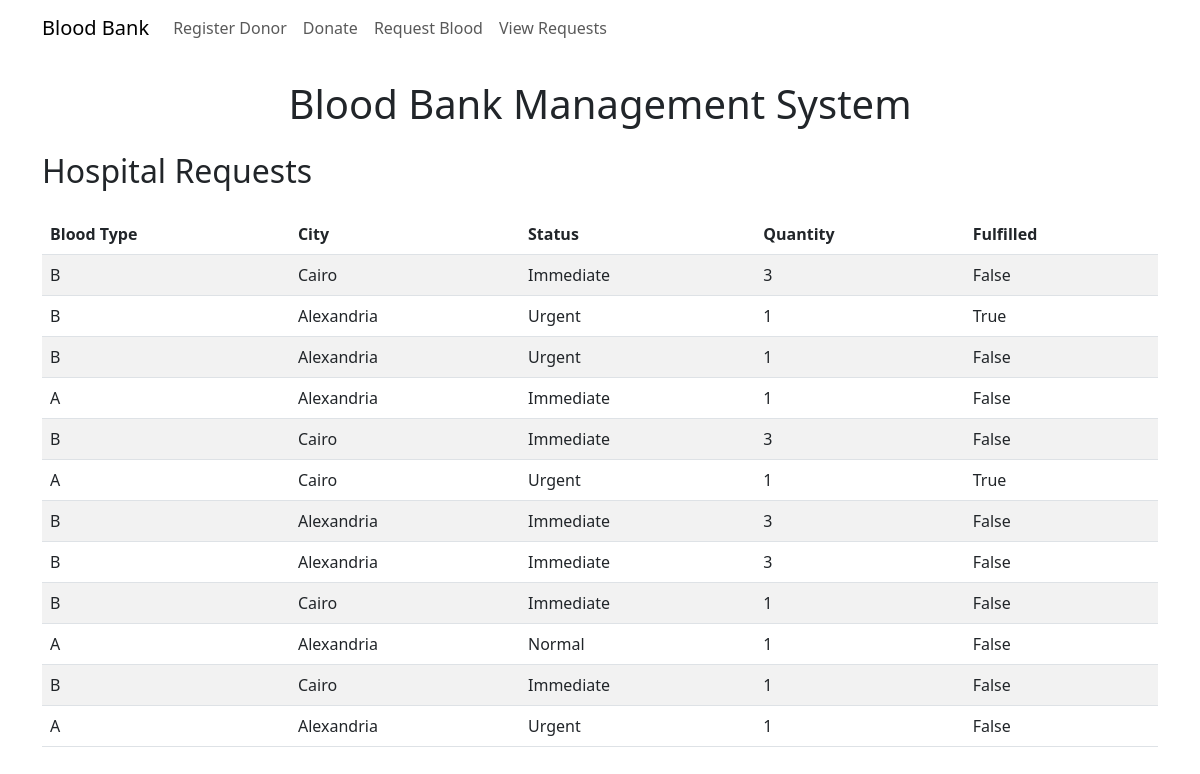
Screenshot of /hospital/requests/ with the database file from the repository.
### core/models.py (models this page shows, shortened)
class HospitalRequest(models.Model):
    URGENCY = [("Immediate", "Immediate"), ("Urgent", "Urgent"), ("Normal", "Normal")]
    blood_type = models.CharField(max_length=3, choices=BloodStock.BLOOD_TYPES)
    city = models.ForeignKey("City", on_delete=models.CASCADE)
    status = models.CharField(max_length=10, choices=URGENCY)
    quantity = models.PositiveIntegerField()
    fulfilled = models.BooleanField(default=False)
    created_at = models.DateTimeField(default=timezone.now)

class City(models.Model):
    name = models.CharField(max_length=100, unique=True)
    latitude = models.FloatField()
    longitude = models.FloatField()
    def __str__(self):
        return self.name

### core/views.py (the view)
class HospitalRequestListView(ListView):
    model = HospitalRequest
    template_name = "hospital_requests.html"
    def get_queryset(self):
        requests = super().get_queryset().filter(fulfilled=False)
        for req in requests:
            available = BloodStock.objects.filter(
                blood_type=req.blood_type,
                city=req.city,
                expiration_date__gte=timezone.now().date(),
            )[: req.quantity]
            if available.count() >= req.quantity:
                for b in available:
                    b.delete()  # Remove from stock
                req.fulfilled = True
                req.save()
        return HospitalRequest.objects.all()

### core/templates/hospital_requests.html (shortened to what this page needs)
{% extends "base.html" %}
{% block content %}
    <h2>Hospital Requests</h2>
    <table class="table table-striped mt-4">
        <thead>
            <tr>
                <th>Blood Type</th>
                <th>City</th>
                <th>Status</th>
                <th>Quantity</th>
                <th>Fulfilled</th>
            </tr>
        </thead>
        <tbody>
            {% for request in object_list %}
            <tr>
                <td>{{ request.blood_type }}</td>
                <td>{{ request.city }}</td>
                <td>{{ request.status }}</td>
                <td>{{ request.quantity }}</td>
                <td>{{ request.fulfilled }}</td>
            </tr>
            {% endfor %}
        </tbody>
    </table>
{% endblock %}

### templates/base.html (shortened to what this page needs)
{% load static %}
<!DOCTYPE html>
<html lang="en">
<head>
    <link href="https://cdn.jsdelivr.net/npm/bootstrap@5.3.0/dist/css/bootstrap.min.css" rel="stylesheet">
</head>
<body>
    <nav class="navbar navbar-expand-lg ">
        <div class="container">
            <a class="navbar-brand" href="#">Blood Bank</a>
            <div class="collapse navbar-collapse" id="navbarNav">
                <ul class="navbar-nav">
                    <li class="nav-item">
                        <a class="nav-link" href="/donor/register/">Register Donor</a>
                    </li>
                    <li class="nav-item">
                        <a class="nav-link" href="/donation/">Donate</a>
                    </li>
                    <li class="nav-item">
                        <a class="nav-link" href="/hospital/request/">Request Blood</a>
                    </li>
                    <li class="nav-item">
                        <a class="nav-link" href="/hospital/requests/">View Requests</a>
                    </li>
                </ul>
            </div>
        </div>
    </nav>
    <div class="container py-4">
        <h1 class="mb-4 text-center">Blood Bank Management System</h1>
        {% block content %}{% endblock %}
    </div>
</body>
</html>

### rows the page displays
HospitalRequest: blood_type "B", city "Cairo", status "Immediate", quantity "3", fulfilled "False"
HospitalRequest: blood_type "B", city "Alexandria", status "Urgent", quantity "1", fulfilled "True"
HospitalRequest: blood_type "B", city "Alexandria", status "Urgent", quantity "1", fulfilled "False"
HospitalRequest: blood_type "A", city "Alexandria", status "Immediate", quantity "1", fulfilled "False"
HospitalRequest: blood_type "B", city "Cairo", status "Immediate", quantity "3", fulfilled "False"
HospitalRequest: blood_type "A", city "Cairo", status "Urgent", quantity "1", fulfilled "True"
HospitalRequest: blood_type "B", city "Alexandria", status "Immediate", quantity "3", fulfilled "False"
HospitalRequest: blood_type "B", city "Alexandria", status "Immediate", quantity "3", fulfilled "False"
HospitalRequest: blood_type "B", city "Cairo", status "Immediate", quantity "1", fulfilled "False"
HospitalRequest: blood_type "A", city "Alexandria", status "Normal", quantity "1", fulfilled "False"
HospitalRequest: blood_type "B", city "Cairo", status "Immediate", quantity "1", fulfilled "False"
HospitalRequest: blood_type "A", city "Alexandria", status "Urgent", quantity "1", fulfilled "False"
